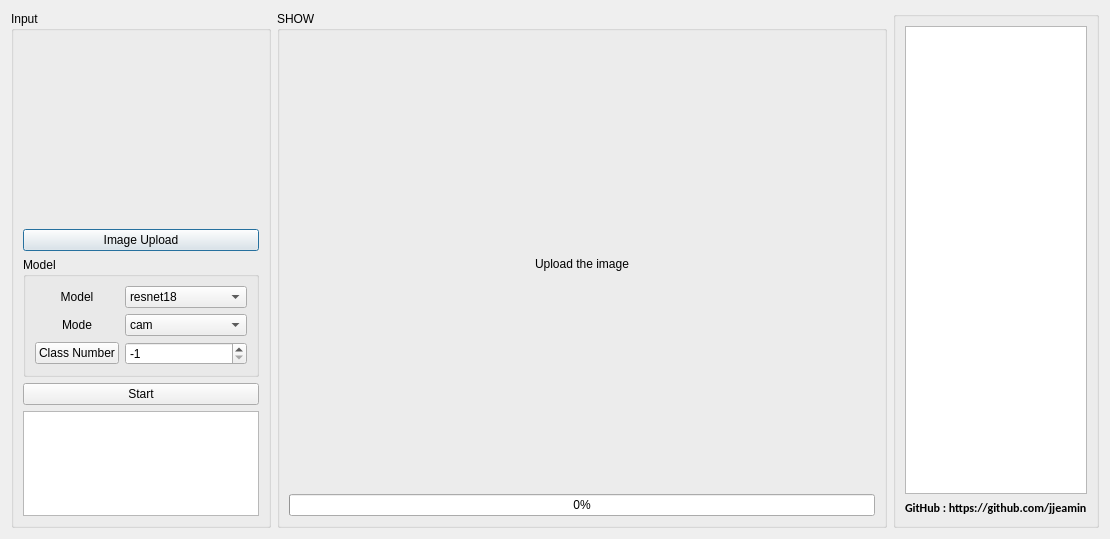
<?xml version="1.0" encoding="UTF-8"?>
<ui version="4.0">
 <class>TorchQT</class>
 <widget class="QDialog" name="TorchQT">
  <property name="geometry">
   <rect>
    <x>0</x>
    <y>0</y>
    <width>1110</width>
    <height>539</height>
   </rect>
  </property>
  <property name="windowTitle">
   <string>Dialog</string>
  </property>
  <layout class="QGridLayout" name="gridLayout_3">
   <item row="0" column="0">
    <layout class="QHBoxLayout" name="horizontalLayout" stretch="1,3,1">
     <item>
      <widget class="QGroupBox" name="input">
       <property name="title">
        <string>Input</string>
       </property>
       <layout class="QVBoxLayout" name="verticalLayout_3" stretch="2,1,1,1">
        <item>
         <layout class="QVBoxLayout" name="verticalLayout">
          <item>
           <widget class="QLabel" name="input_img">
            <property name="text">
             <string/>
            </property>
            <property name="alignment">
             <set>Qt::AlignCenter</set>
            </property>
           </widget>
          </item>
          <item>
           <widget class="QPushButton" name="input_btn">
            <property name="text">
             <string>Image Upload</string>
            </property>
           </widget>
          </item>
         </layout>
        </item>
        <item>
         <widget class="QGroupBox" name="groupBox_4">
          <property name="title">
           <string>Model</string>
          </property>
          <layout class="QVBoxLayout" name="verticalLayout_4">
           <item>
            <layout class="QGridLayout" name="gridLayout">
             <item row="1" column="1">
              <widget class="QComboBox" name="mode_box">
               <item>
                <property name="text">
                 <string>cam</string>
                </property>
               </item>
               <item>
                <property name="text">
                 <string>grad cam</string>
                </property>
               </item>
               <item>
                <property name="text">
                 <string>guided backprop</string>
                </property>
               </item>
               <item>
                <property name="text">
                 <string>vanilla grad</string>
                </property>
               </item>
               <item>
                <property name="text">
                 <string>smooth grad</string>
                </property>
               </item>
              </widget>
             </item>
             <item row="2" column="1">
              <widget class="QSpinBox" name="cls_box">
               <property name="minimum">
                <number>-1</number>
               </property>
               <property name="maximum">
                <number>999</number>
               </property>
               <property name="value">
                <number>-1</number>
               </property>
              </widget>
             </item>
             <item row="1" column="0">
              <widget class="QLabel" name="mode_label">
               <property name="text">
                <string>Mode</string>
               </property>
               <property name="alignment">
                <set>Qt::AlignCenter</set>
               </property>
              </widget>
             </item>
             <item row="0" column="0">
              <widget class="QLabel" name="model_label">
               <property name="text">
                <string>Model</string>
               </property>
               <property name="alignment">
                <set>Qt::AlignCenter</set>
               </property>
              </widget>
             </item>
             <item row="0" column="1">
              <widget class="QComboBox" name="model_box">
               <item>
                <property name="text">
                 <string>resnet18</string>
                </property>
               </item>
              </widget>
             </item>
             <item row="2" column="0">
              <widget class="QPushButton" name="cls_btn">
               <property name="text">
                <string>Class Number</string>
               </property>
              </widget>
             </item>
            </layout>
           </item>
          </layout>
         </widget>
        </item>
        <item>
         <widget class="QPushButton" name="start_btn">
          <property name="text">
           <string>Start</string>
          </property>
         </widget>
        </item>
        <item>
         <widget class="QPlainTextEdit" name="plainTextEdit"/>
        </item>
       </layout>
      </widget>
     </item>
     <item>
      <widget class="QGroupBox" name="groupBox_2">
       <property name="title">
        <string>SHOW</string>
       </property>
       <layout class="QGridLayout" name="gridLayout_2">
        <item row="0" column="1">
         <widget class="QLabel" name="main_label">
          <property name="text">
           <string>Upload the image</string>
          </property>
          <property name="alignment">
           <set>Qt::AlignCenter</set>
          </property>
         </widget>
        </item>
        <item row="1" column="1">
         <widget class="QProgressBar" name="progressBar">
          <property name="value">
           <number>0</number>
          </property>
         </widget>
        </item>
       </layout>
      </widget>
     </item>
     <item>
      <widget class="QGroupBox" name="groupBox">
       <property name="title">
        <string/>
       </property>
       <layout class="QVBoxLayout" name="verticalLayout_5">
        <item>
         <widget class="QListWidget" name="layers_widget"/>
        </item>
        <item>
         <widget class="QLabel" name="label">
          <property name="font">
           <font>
            <family>Calibri</family>
            <pointsize>9</pointsize>
            <weight>75</weight>
            <bold>true</bold>
           </font>
          </property>
          <property name="text">
           <string>GitHub : https://github.com/jjeamin</string>
          </property>
         </widget>
        </item>
       </layout>
      </widget>
     </item>
    </layout>
   </item>
  </layout>
 </widget>
 <resources/>
 <connections/>
</ui>
